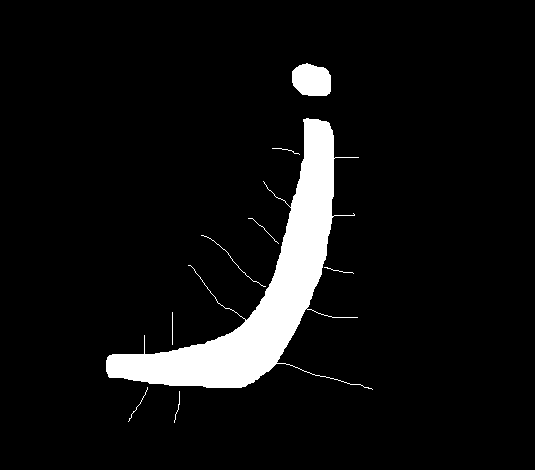
#> input picture res/ns_pic_j.png, 535 x 470 px
$ python cv241_morphology.py
#> lines starting #> are read from the running program, lines starting #| are printed output that depends on the picture
"""
形态学理论知识
数学形态学的应用可以简化图像数据，保持它们基本的形状特征，并出去不
相干的结构。数学形态学的算法有天然的并行实现的结构，主要针对的是二值图
像（0 或 1）。在图像处理方面，二值形态学经常应用到对图像进行分割、细化、
抽取骨架、边缘提取、形状分析、角点检测，分水岭算法等。由于其算法简单，
算法能够并行运算所以经常应用到硬件中

常见的图像形态学运算包括：
 腐蚀
 膨胀
 开运算
 闭运算
 梯度运算
 顶帽运算
 底帽运算
这些运算在 OpenCV 中主要通过 MorphologyEx()函数实现，它能利用
基本的膨胀和腐蚀技术，来执行更加高级形态学变换，如开闭运算、形态学梯度、
顶帽、黑帽等，也可以实现最基本的图像膨胀和腐蚀。其函数原型如下：

dst = cv2.morphologyEx(src, model, kernel)
 src 表示原始图像
 model 表示图像进行形态学处理，包括：
(1) cv2.MORPH_OPEN：开运算（Opening Operation）
(2)cv2.MORPH_CLOSE：闭运算（Closing Operation）
(3)cv2.MORPH_GRADIENT：形态学梯度（Morphological
Gradient）
(4)cv2.MORPH_TOPHAT：顶帽运算（Top Hat）
(5)cv2.MORPH_BLACKHAT：黑帽运算（Black Hat）
 kernel 表示卷积核，可以用 numpy.ones()函数构建
"""

import cv2
import numpy as np
import matplotlib.pyplot as plt
import matplotlib

#图像腐蚀处理
# dst = cv2.erode(src, kernel, iterations)
#  src 表示原始图像
#  kernel 表示卷积核
#  iterations 表示迭代次数，默认值为 1，表示进行一次腐蚀操作
def erode():
    # 读取图片
    src = cv2.imread('res/ns_rect.png', cv2.IMREAD_UNCHANGED)
    # 设置卷积核
    kernel = np.ones((5, 5), np.uint8)
    # 图像腐蚀处理
    erosion = cv2.erode(src, kernel)
    # 显示图像
    cv2.imshow("src", src)
    cv2.imshow("result", erosion)
    # 等待显示
    cv2.waitKey(0)
    cv2.destroyAllWindows()

# 图像膨胀操作
# 图像膨胀是腐蚀操作的逆操作，类似于“领域扩张”，它将图像中的高亮区
# 域或白色部分进行扩张，其运行结果比原图的高亮区域更大
# 设 A，B 为集合，∅为空集，A 被 B 的膨胀，记为 A⊕B，其中⊕为膨胀算
# 子，膨胀定义为：
# 该公式表示用 B 来对图像 A 进行膨胀处理，其中 B 是一个卷积模板，其形
# 状可以为正方形或圆形，通过模板 B 与图像 A 进行卷积计算，扫描图像中的每
# 一个像素点，用模板元素与二值图像元素做“与”运算，如果都为 0，那么目标
# 像素点为 0，否则为 1。从而计算 B 覆盖区域的像素点最大值，并用该值替换参
# 考点的像素值实现图像膨胀。图 15-4 是将左边的原始图像 A 膨胀处理为右边
def dilate():
    # 读取图片
    src = cv2.imread('res/bar_zhiwen.jpg', cv2.IMREAD_UNCHANGED)
    # grayImag = cv2.cvtColor(src, cv2.COLOR_BGR2GRAY)
    # src = grayImag

    # 设置卷积核
    kernel = np.ones((5, 5), np.uint8)
    # 图像膨胀处理
    erosion = cv2.dilate(src, kernel)
    # 显示图像
    cv2.imshow("src", src)
    cv2.imshow("result", erosion)
    # 等待显示
    cv2.waitKey(0)
    cv2.destroyAllWindows()

def testAll():
    # 读取图片
    src = cv2.imread('res/ns_pic_j.png', cv2.IMREAD_UNCHANGED)
#> src is the input picture: shape (470, 535, 4); mean B, G, R, A 17.7, 17.7, 17.7, 255
    # 设置卷积核
    kernel = np.ones((5, 5), np.uint8)

    # 图像腐蚀处理
    erodeImg = cv2.erode(src, kernel)

    # 图像膨胀处理
    dilateImg = cv2.dilate(src, kernel)
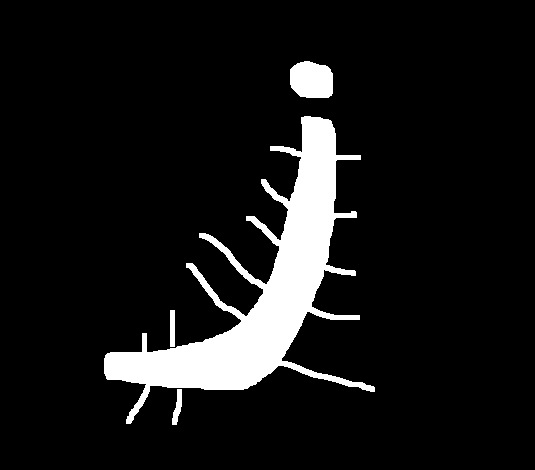
#> dilateImg: shape (470, 535, 4); mean B, G, R, A 23.3, 23.3, 23.3, 255

    # 设置字体
    matplotlib.rcParams['font.sans-serif'] = ['SimHei']
    # 显示图像
    titles = ['原图', '图像腐蚀', '图像膨胀']
    images = [src, erodeImg, dilateImg]
    for i in range(3):
        plt.subplot(1, 3, i + 1), plt.imshow(images[i], 'gray')
        plt.title(titles[i])
        plt.xticks([]), plt.yticks([])
    plt.show()
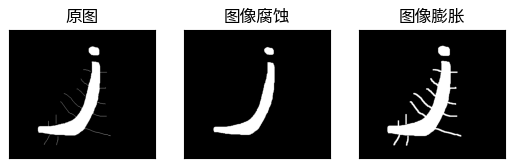
#> figure drawn by matplotlib, 3 panels

# erode()
# dilate()
testAll()
